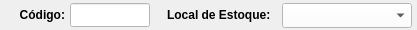
              <widget class="QWidget" name="widget_39" native="true">
               <property name="minimumSize">
                <size>
                 <width>0</width>
                 <height>30</height>
                </size>
               </property>
               <property name="maximumSize">
                <size>
                 <width>16777215</width>
                 <height>30</height>
                </size>
               </property>
               <property name="styleSheet">
                <string notr="true"/>
               </property>
               <layout class="QHBoxLayout" name="horizontalLayout_7">
                <property name="spacing">
                 <number>5</number>
                </property>
                <property name="leftMargin">
                 <number>5</number>
                </property>
                <property name="topMargin">
                 <number>3</number>
                </property>
                <property name="rightMargin">
                 <number>5</number>
                </property>
                <property name="bottomMargin">
                 <number>3</number>
                </property>
                <item>
                 <widget class="QLabel" name="label_62">
                  <property name="minimumSize">
                   <size>
                    <width>60</width>
                    <height>0</height>
                   </size>
                  </property>
                  <property name="maximumSize">
                   <size>
                    <width>60</width>
                    <height>16777215</height>
                   </size>
                  </property>
                  <property name="font">
                   <font>
                    <pointsize>9</pointsize>
                    <weight>75</weight>
                    <bold>true</bold>
                   </font>
                  </property>
                  <property name="text">
                   <string>Código:</string>
                  </property>
                  <property name="alignment">
                   <set>Qt::AlignRight|Qt::AlignTrailing|Qt::AlignVCenter</set>
                  </property>
                 </widget>
                </item>
                <item>
                 <widget class="QLineEdit" name="line_Codigo">
                  <property name="sizePolicy">
                   <sizepolicy hsizetype="Preferred" vsizetype="Preferred">
                    <horstretch>0</horstretch>
                    <verstretch>0</verstretch>
                   </sizepolicy>
                  </property>
                  <property name="minimumSize">
                   <size>
                    <width>60</width>
                    <height>0</height>
                   </size>
                  </property>
                  <property name="maximumSize">
                   <size>
                    <width>80</width>
                    <height>16777215</height>
                   </size>
                  </property>
                  <property name="font">
                   <font>
                    <pointsize>9</pointsize>
                   </font>
                  </property>
                  <property name="styleSheet">
                   <string notr="true">background-color: rgb(255, 255, 255);</string>
                  </property>
                  <property name="alignment">
                   <set>Qt::AlignCenter</set>
                  </property>
                 </widget>
                </item>
                <item>
                 <widget class="QLabel" name="label_14">
                  <property name="text">
                   <string/>
                  </property>
                 </widget>
                </item>
                <item>
                 <widget class="QLabel" name="label_34">
                  <property name="minimumSize">
                   <size>
                    <width>110</width>
                    <height>0</height>
                   </size>
                  </property>
                  <property name="maximumSize">
                   <size>
                    <width>110</width>
                    <height>16777215</height>
                   </size>
                  </property>
                  <property name="font">
                   <font>
                    <pointsize>9</pointsize>
                    <weight>75</weight>
                    <bold>true</bold>
                   </font>
                  </property>
                  <property name="text">
                   <string>Local de Estoque:</string>
                  </property>
                  <property name="alignment">
                   <set>Qt::AlignLeading|Qt::AlignLeft|Qt::AlignVCenter</set>
                  </property>
                 </widget>
                </item>
                <item>
                 <widget class="QComboBox" name="combo_Local_Estoque">
                  <property name="sizePolicy">
                   <sizepolicy hsizetype="Preferred" vsizetype="Preferred">
                    <horstretch>0</horstretch>
                    <verstretch>0</verstretch>
                   </sizepolicy>
                  </property>
                  <property name="minimumSize">
                   <size>
                    <width>130</width>
                    <height>25</height>
                   </size>
                  </property>
                  <property name="maximumSize">
                   <size>
                    <width>16777215</width>
                    <height>25</height>
                   </size>
                  </property>
                  <property name="font">
                   <font>
                    <pointsize>9</pointsize>
                   </font>
                  </property>
                  <property name="styleSheet">
                   <string notr="true">background-color: rgb(255, 255, 255);</string>
                  </property>
                  <item>
                   <property name="text">
                    <string/>
                   </property>
                  </item>
                 </widget>
                </item>
               </layout>
              </widget>
